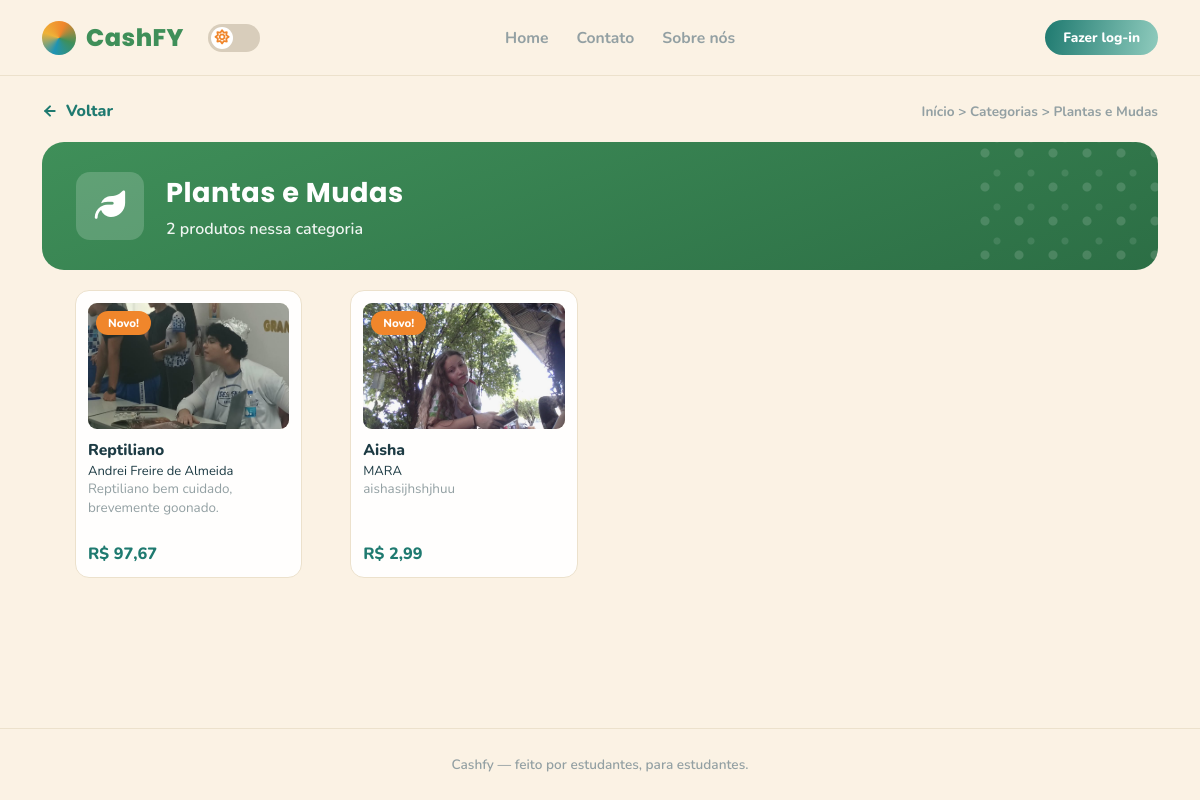
The app's page /MVC/view/categoria.php?cat=4 with its own data.
### tables this page shows
CREATE TABLE `category` (
  `id` int(11) NOT NULL,
  `name` varchar(255) NOT NULL,
  `slug` varchar(50) NOT NULL,
  `icon` varchar(100) NOT NULL
);

CREATE TABLE `products` (
  `id` int(11) NOT NULL,
  `user_id` int(11) NOT NULL,
  `name` varchar(255) NOT NULL,
  `category_id` int(11) NOT NULL,
  `description` varchar(255) NOT NULL,
  `price` float NOT NULL,
  `product_photo` varchar(255) NOT NULL
);

CREATE TABLE `users` (
  `id` int(11) NOT NULL,
  `name` varchar(255) NOT NULL,
  `institute_id` int(11) NOT NULL,
  `phone_number` varchar(16) DEFAULT NULL,
  `description` varchar(255) DEFAULT NULL,
  `email` varchar(255) NOT NULL,
  `password` varchar(255) NOT NULL,
  `profile_photo` varchar(255) DEFAULT NULL,
  `role_id` int(11) NOT NULL,
  `remember_token` varchar(100) DEFAULT NULL
);

### MVC/model/category.php (called while the page is built, shortened)
<?php
function get_category_by_id(int $id){
    $conn = conn();
    $stmt = $conn -> prepare("SELECT * FROM category WHERE id = ?");
    $stmt -> bind_param("i", $id);
    $stmt -> execute();
    $result = $stmt -> get_result();
    $category = $result -> fetch_assoc();
    return $category;
}
?>

### MVC/model/products.php (called while the page is built, shortened)
<?php require_once(__DIR__ . "/../config/cashfy.php");
function get_products_by_category(int $category_id){
    $conn = conn();
    $stmt = $conn -> prepare('SELECT * FROM products WHERE category_id = ?');
    $stmt -> bind_param("i", $category_id);
    $stmt -> execute();
    $result = $stmt -> get_result() -> fetch_all(MYSQLI_ASSOC);
    return $result;
}
?>

### MVC/model/user.php (called while the page is built, shortened)
<?php require_once(__DIR__ . "/../config/cashfy.php");
function get_user_by_id($id){
    $conn = conn();
    $stmt = $conn -> prepare("SELECT * FROM users WHERE id = ?");
    $stmt -> bind_param("i", $id);
    $stmt -> execute();
    $result = $stmt -> get_result();
    $user = $result -> fetch_assoc();
    return $user;
}
?>

### MVC/view/categoria.php (the view, shortened to what this page needs)
<?php
require_once("../model/category.php");
require_once("../model/products.php");
require_once("../model/user.php");
$category = get_category_by_id($_GET['cat']);
$products = get_products_by_category($category['id']);
?>
<!DOCTYPE html>
<html lang="pt-BR">
<head>
  <link rel="stylesheet" href="../../assets/fontawesome-free-7.3.1-web/css/all.min.css">
  <link rel="stylesheet" href="../../assets/css/style.css">
</head>
<body>
  <div class="page">
    <header class="site-header">
      <div class="container">
        <a href="../../index.php" class="brand">
          <span class="brand-mark"></span> CashFY
        </a>
        <div class="theme-switch-div desktop-theme">
          <label class="theme-switch">
            <span class="slider"></span>
          </label>
        </div>
        <ul class="nav-links">
          <li class="home">
            <a href="../../index.php">Home</a>
          </li>
          <li>
            <a href="contact.php">Contato</a>
          </li>
          <li>
            <a href="sobre.php">Sobre nós</a>
          </li>
        </ul>
        <?php if (isset($_SESSION['id'])): ?>
          <a href="perfil.php" class="account">
            <div class="profile-photo-icon-mother">
              <?php if (!empty($user['profile_photo'])): ?>
                <span class="account-mark">
                  <img src="../../<?= $user['profile_photo'] ?>" alt="Perfil">
                </span>
              <?php elseif (isset($user)) : ?>
                <span class="index-account-mark-child">
                  <?= pegarIniciais($user['name']); ?>
                </span>
              <?php endif; ?>
            </div>
          </a>
        <?php else: ?>
          <div class="header-actions">
            <a href="login.php" class="btn btn-gradient btn-sm">
              Fazer log-in
            </a>
          </div>
        <?php endif; ?>
      </div>
    </header>
    <main class="container" style="flex:1;">
      <div class="crumb-row">
        <a class="back-link" href="../../index.php">
          <svg width="16" height="16" viewBox="0 0 24 24" fill="none" stroke="currentColor" stroke-width="3"
            stroke-linecap="round">
            <line x1="19" y1="12" x2="5" y2="12" />
            <polyline points="12 19 5 12 12 5" />
          </svg>
          Voltar
        </a>
        <nav class="breadcrumb"><a href="../../index.php">Início</a> &gt; <a
            href="../../index.php#categories">Categorias</a> &gt;
          <span id="crumb-cat"><?= $category['name']; ?></span>
        </nav>
      </div>
      <?php $classes = ['cat-blue', 'cat-gold', 'cat-orange', 'cat-green']; ?>
      <div class="cat-banner <?= $classes[($category['id'] - 1) % 4]; ?>">
        <div class="cat-banner-icon" id="banner-icon"><?= $category['icon']; ?></div>
        <div>
          <h1 id="banner-title"><?= $category['name']; ?></h1>
          <p id="banner-count">
            <?= count($products) ?> produto<?php if (count($products) != 1) {
                 echo 's';
               }
               ?>
            nessa categoria
          </p>
        </div>
      </div>
      <div class="seller-products">
        <div class="product-grid" id="pf-products">
          <?php foreach ($products as $product): ?>
            <?php if ($product['category_id'] == $category['id']): ?>
              <?php $seller = get_user_by_id($product['user_id']) ?>
              <div class="product-card">
                <span class="badge-new">Novo!</span>
                <div class="product-img"><img src="<?= "../../" . $product['product_photo'] ?>" alt="Image">
                </div>
                <p class="product-name">
                  <?= htmlspecialchars($product['name']) ?? ''; ?>
                </p>
                <a href="seller.php?id=<?= $product['user_id']; ?>" class="product-card-seller">
                  <?= htmlspecialchars($seller['name']) ?? ''; ?>
                </a>
                <p class="product-desc">
                  <?= htmlspecialchars($product['description']) ?? ''; ?>
                </p>
                <p class="product-price">
                  <?= 'R$ ' . htmlspecialchars(number_format(($product['price'] ?? 0), 2, ',', '.')); ?>
                </p>
              </div>
            <?php endif; ?>
          <?php endforeach; ?>
        </div>
      </div>
    </main>
    <footer class="site-footer">Cashfy — feito por estudantes, para estudantes.</footer>
  </div>
</body>
</html>

### records on screen
category: name "Plantas e Mudas"
products: product_photo (picture), name "Reptiliano", user.name "Andrei Freire de Almeida", description "Reptiliano bem cuidado, brevemente goonado.", price "97,67"
products: product_photo (picture), name "Aisha", user.name "MARA", description "aishasijhshjhuu", price "2,99"

### other values on screen
count($products) "2"
